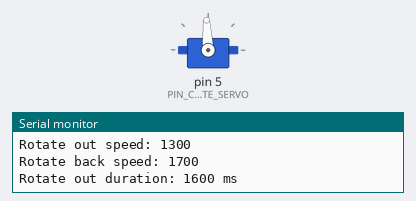
Bench run of a sketch on a simulated Arduino Uno, built with avr-gcc and run on an emulated ATmega328P. On the bench: servo, the last lines printed to the serial monitor.

Above: at 0.1 s.
At 4.65 s:
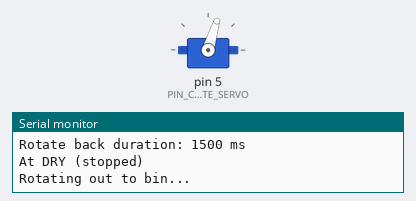
At 9.2 s:
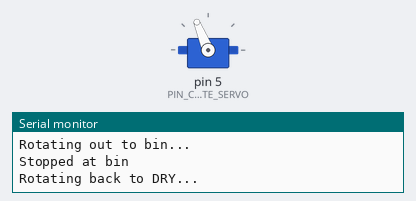
Timing chart, 0 to 15.8 s (numbered marks = the images above):
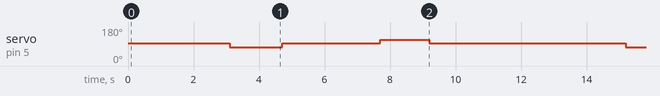

Measured:
- by itself, servo on pin 5 (PIN_CHUTE_SERVO): repeats every 12.1 s: 93° 3.0 s, 112° 1.5 s, 93° 6.0 s, 73° 1.6 s

The sketch:

test_chute_one_direction.ino
```cpp
/*
  Chute Servo — One Direction Rotation Test
  Continuous rotation servo on D5.
  Rotates in one direction only for a set time, then stops.
  Chute servo -> D5

  For continuous rotation servos:
    1500 us = stop
    <1500 us = rotate one direction (speed varies with value)
    >1500 us = rotate other direction

  Tune ROTATE_SPEED and ROTATE_DURATION_MS to reach your bin.
*/

#include <Servo.h>

const uint8_t PIN_CHUTE_SERVO = 5;

const uint16_t SERVO_STOP = 1500;
const uint16_t SERVO_ROTATE_OUT = 1300;  // toward bin
const uint16_t SERVO_ROTATE_BACK = 1700; // back to dry
const uint16_t ROTATE_OUT_MS = 1600;     // how long to rotate out
const uint16_t ROTATE_BACK_MS = 1500;    // how long to rotate back
const uint16_t HOLD_MS = 3000;           // how long to hold stopped

Servo chuteServo;

void setup() {
  Serial.begin(9600);
  chuteServo.attach(PIN_CHUTE_SERVO);
  chuteServo.writeMicroseconds(SERVO_STOP);

  Serial.println(F("=== Chute One Direction Test ==="));
  Serial.print(F("Rotate out speed: "));
  Serial.println(SERVO_ROTATE_OUT);
  Serial.print(F("Rotate back speed: "));
  Serial.println(SERVO_ROTATE_BACK);
  Serial.print(F("Rotate out duration: "));
  Serial.print(ROTATE_OUT_MS);
  Serial.println(F(" ms"));
  Serial.print(F("Rotate back duration: "));
  Serial.print(ROTATE_BACK_MS);
  Serial.println(F(" ms"));
  Serial.println();
}

void loop() {
  Serial.println(F("At DRY (stopped)"));
  chuteServo.writeMicroseconds(SERVO_STOP);
  delay(HOLD_MS);

  Serial.println(F("Rotating out to bin..."));
  chuteServo.writeMicroseconds(SERVO_ROTATE_OUT);
  delay(ROTATE_OUT_MS);
  chuteServo.writeMicroseconds(SERVO_STOP);
  Serial.println(F("Stopped at bin"));
  delay(HOLD_MS);

  Serial.println(F("Rotating back to DRY..."));
  chuteServo.writeMicroseconds(SERVO_ROTATE_BACK);
  delay(ROTATE_BACK_MS);
  chuteServo.writeMicroseconds(SERVO_STOP);
  Serial.println(F("Back at DRY"));
  delay(HOLD_MS);

  Serial.println(F("--- Cycle complete ---"));
  Serial.println();
}
```
